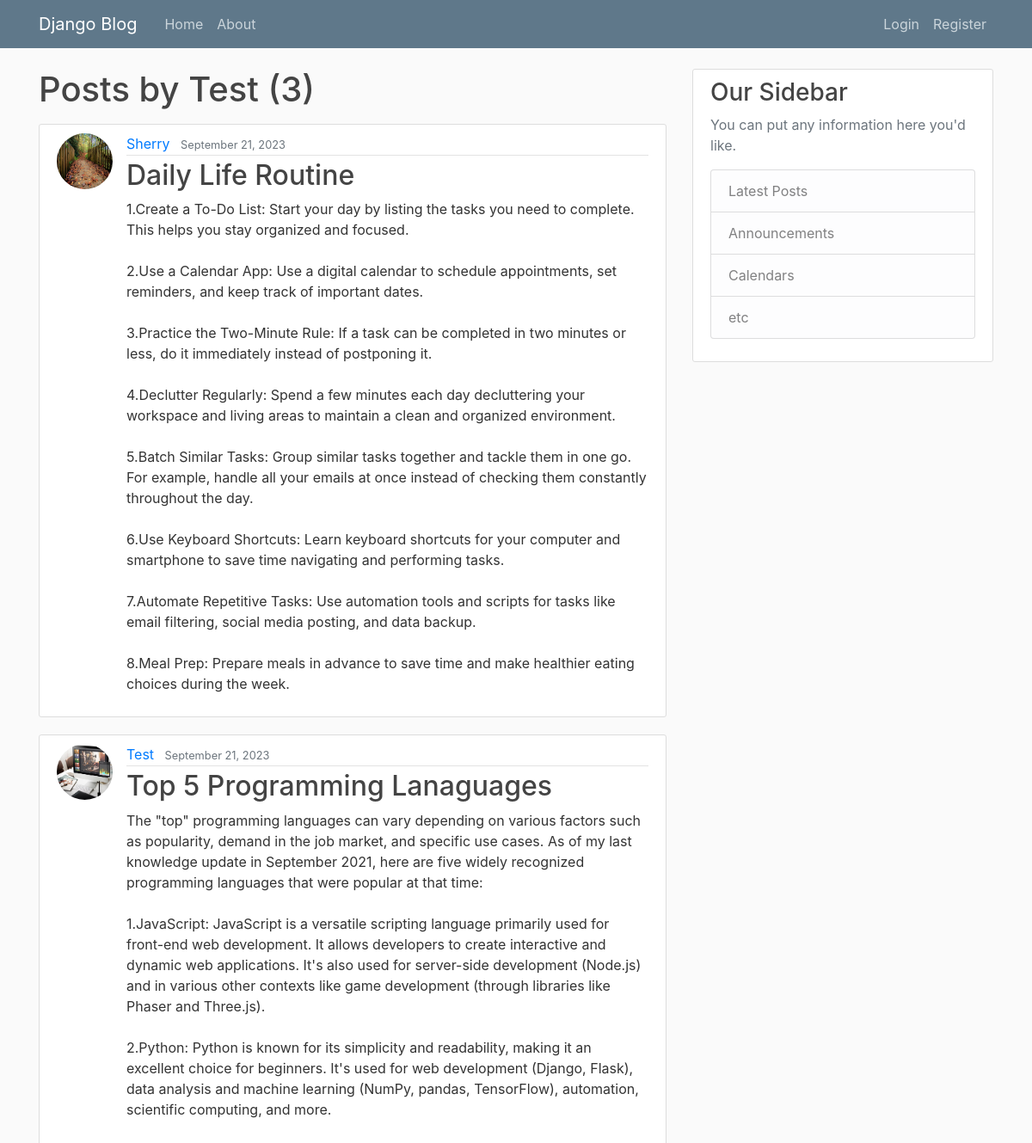
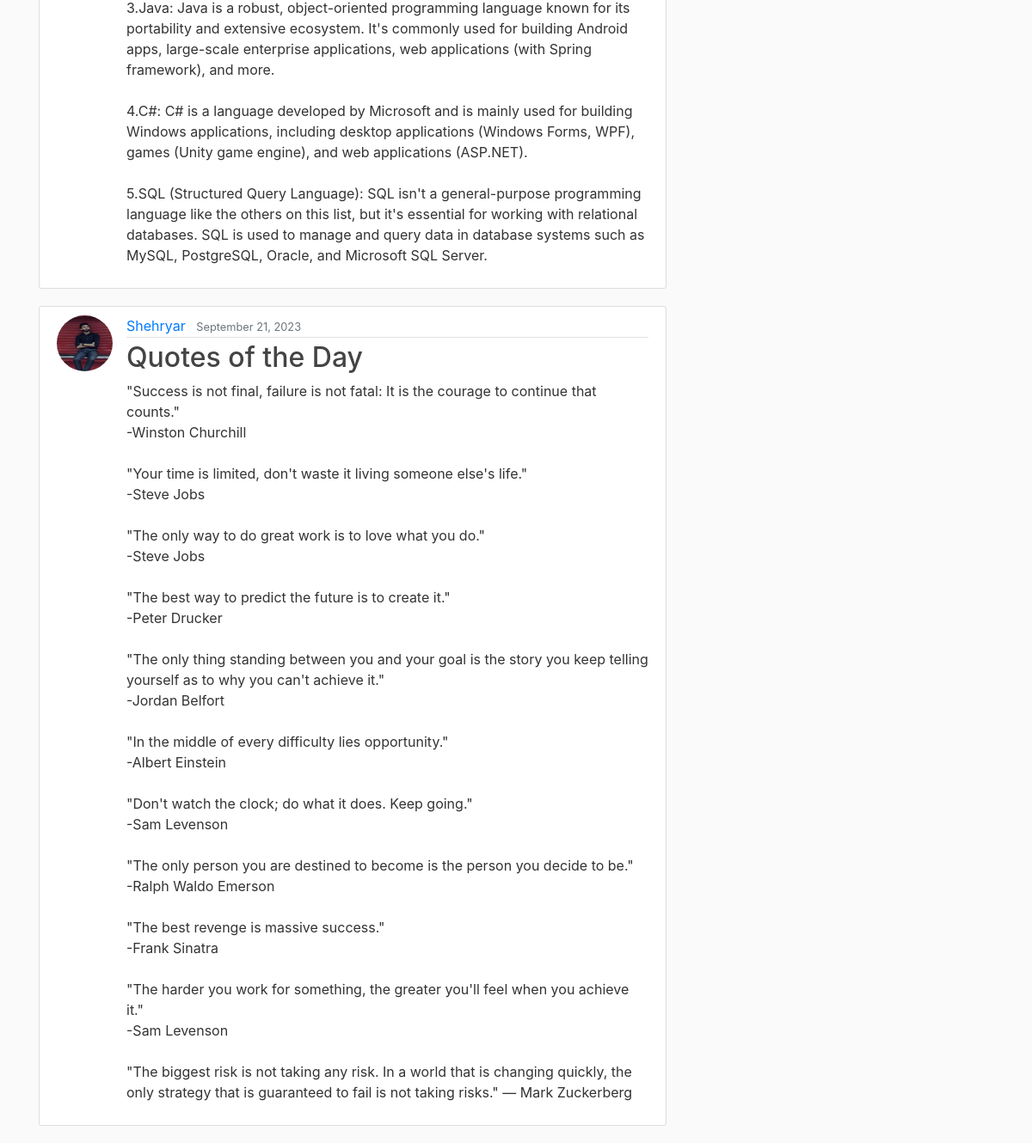
Page /user/Test on the committed database (2 pictures, top to bottom).
### About/models.py (models this page shows, shortened)
class posts(models.Model):
    title= models.CharField(max_length=100)
    content= models.TextField()
    date_posted= models.DateTimeField(default=timezone.now)
    author= models.ForeignKey(User, on_delete=models.CASCADE)

### users/models.py (models this page shows, shortened)
class Profile(models.Model):
    user = models.OneToOneField(User , on_delete=models.CASCADE )
    image = models.ImageField(default='default.jpg', upload_to='profile_pics')

### About/views.py (the view)
# urls.py: path('user/<str:username>', UserPostListView.as_view(), name='users-posts'),
class UserPostListView(ListView):
    model = posts
    template_name = 'About/users_posts.html'
    context_object_name = 'posts'
    paginate_by = 5

### About/templates/About/users_posts.html (shortened to what this page needs)
{% extends "About/base.html" %}
   {% block content %}
       <h1 class="mb-3"> Posts by {{ view.kwargs.username }} ({{ page_obj.paginator.count }}) </h1>
   {% for post in posts %}
      <article class="media content-section">
      <img class="rounded-circle article-img" src="{{ post.author.profile.image.url }}">
      <div class="media-body">
      <div class="article-metadata">
      <a class="mr-2" href="{% url 'users-posts' post.author.username %}">{{ post.author }}</a>
      <small class="text-muted">{{ post.date_posted|date:"F d, Y" }}</small>
      </div>
      <h2><a class="article-title" href="{% url 'post-detail' post.id %} ">{{ post.title }}</a></h2>
      <p class="article-content">{{ post.content }}</p>
      </div>
      </article>
   {% endfor %}
   {% endblock content %}

### About/static/about/main.css (style rules this page uses)
body { background: #fafafa; color: #333333; margin-top: 5rem; }
h1, h2, h3, h4, h5, h6 { color: #444444; }
.content-section { background: #ffffff; padding: 10px 20px; border: 1px solid #dddddd; border-radius: 3px; margin-bottom: 20px; }
.article-title { color: #444444; }
.article-content { white-space: pre-line; }
.article-img { height: 65px; width: 65px; margin-right: 16px; }
.article-metadata { padding-bottom: 1px; margin-bottom: 4px; border-bottom: 1px solid #e3e3e3 }

### rows in the picture
posts: author.profile.image (picture), author "Sherry", date_posted "September 21, 2023", title "Daily Life Routine", content "1.Create a To-Do List: Start your day by listing the tasks you need to complete. This helps you stay organized and focused. 2.Use a Calendar App: Use a digital calendar to schedule appointments, set reminders, and keep track of important dates. 3.Practice the Two-Minute Rule: If a task can be completed in two minutes or less, do it immediately instead of postponing it. 4.Declutter Regularly: Spend a few minutes each day decluttering your workspace and living areas to maintain a clean and organized environment. 5.Batch Similar Tasks: Group similar tasks together and tackle them in one go. For example, handle all your emails at once instead of checking them constantly throughout the day.…"
posts: author.profile.image (picture), author "Test", date_posted "September 21, 2023", title "Top 5 Programming Lanaguages", content "The \"top\" programming languages can vary depending on various factors such as popularity, demand in the job market, and specific use cases. As of my last knowledge update in September 2021, here are five widely recognized programming languages that were popular at that time: 1.JavaScript: JavaScript is a versatile scripting language primarily used for front-end web development. It allows developers to create interactive and dynamic web applications. It's also used for server-side development (Node.js) and in various other contexts like game development (through libraries like Phaser and Three.js). 2.Python: Python is known for its simplicity and readability, making it an excellent choice…"
posts: author.profile.image (picture), author "Shehryar", date_posted "September 21, 2023", title "Quotes of the Day", content "\"Success is not final, failure is not fatal: It is the courage to continue that counts.\" -Winston Churchill \"Your time is limited, don't waste it living someone else's life.\" -Steve Jobs \"The only way to do great work is to love what you do.\" -Steve Jobs \"The best way to predict the future is to create it.\" -Peter Drucker \"The only thing standing between you and your goal is the story you keep telling yourself as to why you can't achieve it.\" -Jordan Belfort \"In the middle of every difficulty lies opportunity.\" -Albert Einstein \"Don't watch the clock; do what it does. Keep going.\" -Sam Levenson \"The only person you are destined to become is the person you decide to be.\" -Ralph Waldo Emerson…"

### other values in the picture
{{ view.kwargs.username }} "Test"
{{ page_obj.paginator.count }} "3"
